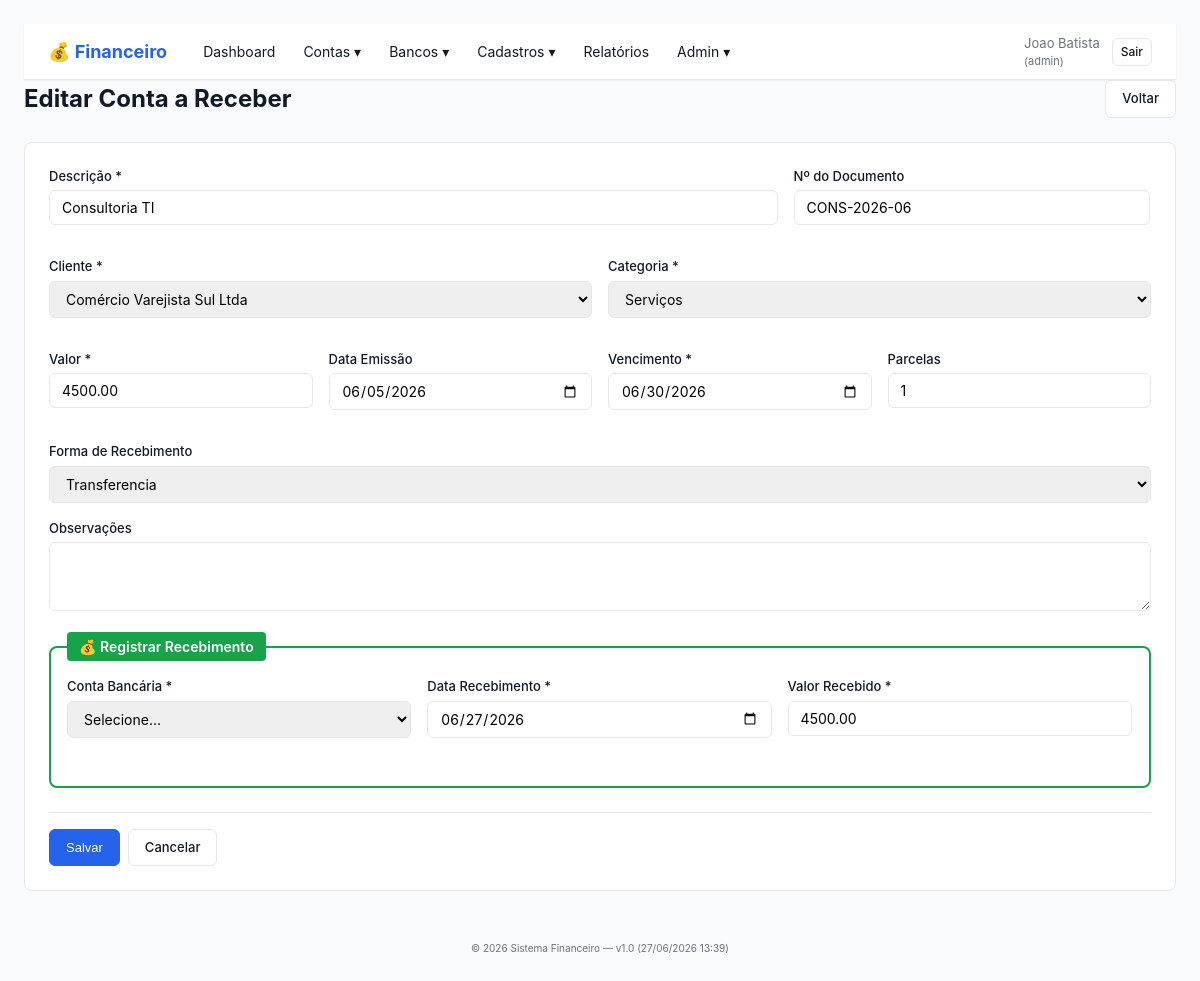
The page /conta_receber_form.php?id=2 (signed in) on the database its author committed.
### tables this page shows
CREATE TABLE contas_receber (
    id INT(11) NOT NULL AUTO_INCREMENT,
    empresa_id INT(11) NOT NULL,
    cliente_id INT(11) NOT NULL,
    categoria_id INT(11) NOT NULL,
    descricao VARCHAR(255) NOT NULL,
    numero_documento VARCHAR(100),
    valor DECIMAL(15,2) NOT NULL,
    data_emissao DATE NOT NULL,
    data_vencimento DATE NOT NULL,
    data_recebimento DATE NULL,
    valor_recebido DECIMAL(15,2) NULL,
    forma_recebimento ENUM('boleto','pix','transferencia','dinheiro','cartao','cheque','deposito','outros') DEFAULT 'boleto',
    conta_bancaria_id INT(11) NULL COMMENT 'Conta onde entrou o dinheiro (quando recebida)',
    status ENUM('pendente','aprovada','recebida','cancelada') NOT NULL DEFAULT 'pendente',
    parcelas INT(11) DEFAULT 1,
    parcela_atual INT(11) DEFAULT 1,
    conta_pai_id INT(11) NULL,
    observacoes TEXT,
    usuario_criacao_id INT(11) NOT NULL,
    usuario_aprovacao_id INT(11) NULL,
    usuario_recebimento_id INT(11) NULL,
    data_aprovacao DATETIME NULL,
    data_criacao TIMESTAMP DEFAULT CURRENT_TIMESTAMP,
    PRIMARY KEY (id),
    INDEX idx_empresa (empresa_id),
    INDEX idx_cliente (cliente_id),
    INDEX idx_categoria (categoria_id),
    INDEX idx_vencimento (data_vencimento),
    INDEX idx_status (status),
    INDEX idx_conta_pai (conta_pai_id),
    INDEX idx_conta_bancaria (conta_bancaria_id),
    FOREIGN KEY (empresa_id) REFERENCES empresas(id) ON DELETE CASCADE,
    FOREIGN KEY (cliente_id) REFERENCES clientes(id) ON DELETE RESTRICT,
    FOREIGN KEY (categoria_id) REFERENCES categorias(id) ON DELETE RESTRICT,
    FOREIGN KEY (conta_bancaria_id) REFERENCES contas_bancarias(id) ON DELETE SET NULL,
    FOREIGN KEY (conta_pai_id) REFERENCES contas_receber(id) ON DELETE CASCADE
);

CREATE TABLE clientes (
    id INT(11) NOT NULL AUTO_INCREMENT,
    empresa_id INT(11) NOT NULL,
    razao_social VARCHAR(200) NOT NULL,
    nome_fantasia VARCHAR(100),
    cpf_cnpj VARCHAR(20),
    tipo_pessoa ENUM('F','J') DEFAULT 'J' COMMENT 'F=Fisica, J=Juridica',
    endereco VARCHAR(255),
    cidade VARCHAR(100),
    uf CHAR(2),
    cep VARCHAR(10),
    telefone VARCHAR(20),
    email VARCHAR(150),
    contato VARCHAR(100),
    observacoes TEXT,
    ativo TINYINT(1) DEFAULT 1,
    data_criacao TIMESTAMP DEFAULT CURRENT_TIMESTAMP,
    PRIMARY KEY (id),
    INDEX idx_empresa (empresa_id),
    INDEX idx_razao_social (razao_social),
    INDEX idx_cpf_cnpj (cpf_cnpj),
    INDEX idx_ativo (ativo),
    FOREIGN KEY (empresa_id) REFERENCES empresas(id) ON DELETE CASCADE
);

CREATE TABLE categorias (
    id INT(11) NOT NULL AUTO_INCREMENT,
    empresa_id INT(11) NOT NULL,
    nome VARCHAR(100) NOT NULL,
    tipo ENUM('despesa','receita','ambos') DEFAULT 'despesa',
    cor VARCHAR(7) DEFAULT '#6c757d' COMMENT 'Cor em hex (#RRGGBB)',
    descricao VARCHAR(255),
    ativo TINYINT(1) DEFAULT 1,
    data_criacao TIMESTAMP DEFAULT CURRENT_TIMESTAMP,
    PRIMARY KEY (id),
    INDEX idx_empresa (empresa_id),
    INDEX idx_nome (nome),
    INDEX idx_tipo (tipo),
    FOREIGN KEY (empresa_id) REFERENCES empresas(id) ON DELETE CASCADE
);

### src/lib/Helper.php (called while the page is built, shortened)
<?php
function layout(string $titulo, string $view, array $vars = []): void
{
    extract($vars, EXTR_SKIP);
    require FINANCEIRO_SRC . '/views/layout/header.php';
    require FINANCEIRO_SRC . '/views/layout/navbar.php';
    require FINANCEIRO_SRC . '/views/' . $view;
    require FINANCEIRO_SRC . '/views/layout/footer.php';
}

### src/controllers/ContasReceberController.php (called while the page is built, shortened)
<?php
final class ContasReceberController
{
    public function form(): void
    {
        $id = (int)($_GET['id'] ?? 0);
        $conta = null;
        $empresaId = Auth::user()['empresa_id'];
        if ($id > 0) {
            $db = Database::getConnection();
            $stmt = $db->prepare('SELECT * FROM contas_receber WHERE id = ? AND empresa_id = ?');
            $stmt->execute([$id, $empresaId]);
            $conta = $stmt->fetch();
        }
        $clientes     = $this->listarClientes($empresaId);
        $categorias   = $this->listarCategorias($empresaId, true);
        $contasBanco  = $this->listarContasBancarias($empresaId);
        layout($conta ? 'Editar Conta a Receber' : 'Nova Conta a Receber', 'contas_receber/form.php', [
            'conta'        => $conta,
            'clientes'     => $clientes,
            'categorias'   => $categorias,
            'contasBanco'  => $contasBanco,
        ]);
    }
    private function listarClientes(int $empresaId): array
    {
        $db = Database::getConnection();
        $stmt = $db->prepare('SELECT id, razao_social, cpf_cnpj FROM clientes WHERE empresa_id = ? AND ativo = 1 ORDER BY razao_social');
        $stmt->execute([$empresaId]);
        return $stmt->fetchAll();
    }
    private function listarCategorias(int $empresaId, bool $receita = false): array
    {
        $db = Database::getConnection();
        $sql = 'SELECT id, nome, cor FROM categorias WHERE empresa_id = ? AND ativo = 1';
        if ($receita) {
            $sql .= ' AND tipo IN ("receita", "ambos")';
        }
        $sql .= ' ORDER BY nome';
        $stmt = $db->prepare($sql);
        $stmt->execute([$empresaId]);
        return $stmt->fetchAll();
    }
    private function listarContasBancarias(int $empresaId): array
    {
        $db = Database::getConnection();
        $stmt = $db->prepare('SELECT id, descricao, tipo, banco FROM contas_bancarias WHERE empresa_id = ? AND ativo = 1 ORDER BY descricao');
        $stmt->execute([$empresaId]);
        return $stmt->fetchAll();
    }
}

### public/conta_receber_form.php (called while the page is built, shortened)
<?php
(new ContasReceberController)->form();

### src/lib/Auth.php (called while the page is built, shortened)
<?php
final class Auth
{
    public static function perfilAtual(): string
    {
        foreach ($_SESSION['empresas'] as $emp) {
            if ((int)$emp['empresa_id'] === (int)$_SESSION['empresa_id']) {
                return $emp['perfil_na_empresa'];
            }
        }
        return '';
    }
    public static function isLogged(): bool
    {
        return isset($_SESSION['usuario_id']) && isset($_SESSION['empresa_id']);
    }
}

### src/lib/Permissao.php (called while the page is built, shortened)
<?php
final class Permissao
{
    public static function tem(string $capability): bool
    {
        $perfil = Auth::perfilAtual();
        return in_array($capability, self::CAPS[$perfil] ?? [], true);
    }
}

### src/views/contas_receber/form.php (the view, shortened to what this page needs)
<?php
$status = $conta['status'] ?? 'pendente';
?>
<div class="page-header">
    <h1><?= $conta ? 'Editar Conta a Receber' : 'Nova Conta a Receber' ?></h1>
    <a href="contas_receber.php" class="btn">Voltar</a>
</div>
<form method="post" action="conta_receber_salvar.php" class="form">
    <div class="row">
        <div class="form-group col-8">
            <label>Descrição *</label>
            <input type="text" name="descricao" required maxlength="255"
                   value="<?= htmlspecialchars($conta['descricao'] ?? '') ?>"
                   placeholder="Ex: Mensalidade junho, Venda produto X...">
        </div>
        <div class="form-group col-4">
            <label>Nº do Documento</label>
            <input type="text" name="numero_documento" maxlength="100"
                   value="<?= htmlspecialchars($conta['numero_documento'] ?? '') ?>">
        </div>
    </div>
    <div class="row">
        <div class="form-group col-6">
            <label>Cliente *</label>
            <select name="cliente_id" required>
                <?php foreach ($clientes as $c): ?>
                    <option value="<?= (int)$c['id'] ?>" <?= ($conta['cliente_id'] ?? 0) == $c['id'] ? 'selected' : '' ?>>
                        <?= htmlspecialchars($c['razao_social']) ?>
                    </option>
                <?php endforeach; ?>
            </select>
        </div>
        <div class="form-group col-6">
            <label>Categoria *</label>
            <select name="categoria_id" required>
                <?php foreach ($categorias as $cat): ?>
                    <option value="<?= (int)$cat['id'] ?>" <?= ($conta['categoria_id'] ?? 0) == $cat['id'] ? 'selected' : '' ?>>
                        <?= htmlspecialchars($cat['nome']) ?>
                    </option>
                <?php endforeach; ?>
            </select>
        </div>
    </div>
    <div class="row">
        <div class="form-group col-3">
            <label>Valor *</label>
            <input type="number" step="0.01" min="0.01" name="valor" required
                   value="<?= htmlspecialchars($conta['valor'] ?? '') ?>">
        </div>
        <div class="form-group col-3">
            <label>Data Emissão</label>
            <input type="date" name="data_emissao"
                   value="<?= htmlspecialchars($conta['data_emissao'] ?? date('Y-m-d')) ?>">
        </div>
        <div class="form-group col-3">
            <label>Vencimento *</label>
            <input type="date" name="data_vencimento" required
                   value="<?= htmlspecialchars($conta['data_vencimento'] ?? '') ?>">
        </div>
        <div class="form-group col-3">
            <label>Parcelas</label>
            <input type="number" min="1" max="48" name="parcelas"
                   value="<?= htmlspecialchars($conta['parcelas'] ?? 1) ?>"
                   <?= $conta ? 'readonly' : '' ?>>
        </div>
    </div>
    <div class="form-group col-6">
        <label>Forma de Recebimento</label>
        <select name="forma_recebimento">
            <?php
            $fp = $conta['forma_recebimento'] ?? 'boleto';
            $formas = ['boleto','pix','transferencia','dinheiro','cartao','cheque','deposito','outros'];
            foreach ($formas as $f): ?>
                <option value="<?= $f ?>" <?= $fp === $f ? 'selected' : '' ?>><?= ucfirst($f) ?></option>
            <?php endforeach; ?>
        </select>
    </div>
    <div class="form-group">
        <label>Observações</label>
        <textarea name="observacoes" rows="3"><?= htmlspecialchars($conta['observacoes'] ?? '') ?></textarea>
    </div>
    <?php if ($conta && in_array($status, ['pendente', 'aprovada'], true) && Permissao::tem('receber')): ?>
    <fieldset id="receber" class="payment-section">
        <legend>💰 Registrar Recebimento</legend>
        <div class="row">
            <div class="form-group col-4">
                <label>Conta Bancária *</label>
                <select name="conta_bancaria_id" required>
                    <option value="">Selecione...</option>
                </select>
            </div>
            <div class="form-group col-4">
                <label>Data Recebimento *</label>
                <input type="date" name="data_recebimento" value="<?= date('Y-m-d') ?>" required>
            </div>
            <div class="form-group col-4">
                <label>Valor Recebido *</label>
                <input type="number" step="0.01" name="valor_recebido" value="<?= htmlspecialchars($conta['valor']) ?>" required>
            </div>
        </div>
    </fieldset>
    <?php endif; ?>
    <div class="form-actions">
        <button type="submit" class="btn btn-primary">Salvar</button>
        <a href="contas_receber.php" class="btn">Cancelar</a>
    </div>
</form>

### public/assets/financeiro.css (style rules this page uses)
* { box-sizing: border-box; margin: 0; padding: 0; }
:root { --color-primary: #2563eb; --color-primary-dark: #1d4ed8; --color-success: #16a34a; --color-warning: #d97706; --color-danger: #dc2626; --color-info: #0891b2; --color-secondary: #6b7280; --color-bg: #f9fafb; --color-surface: #ffffff; --color-text: #111827; --color-text-muted: #6b7280; --color-border: #e5e7eb; --shadow-sm: 0 1px 2px 0 rgba(0,0,0,0.05); --shadow: 0 1px 3px 0 rgba(0,0,0,0.1), 0 1px 2px 0 rgba(0,0,0,0.06); }
body { font-family: -apple-system, BlinkMacSystemFont, "Segoe UI", Roboto, "Helvetica Neue", Arial, sans-serif; background: var(--color-bg); color: var(--color-text); line-height: 1.5; font-size: 14px; }
.page-header { display: flex; justify-content: space-between; align-items: center; margin-bottom: 24px; flex-wrap: wrap; gap: 12px; }
.page-header h1 { font-size: 24px; color: var(--color-text); }
.btn { padding: 8px 16px; border: 1px solid var(--color-border); border-radius: 6px; background: var(--color-surface); color: var(--color-text); cursor: pointer; text-decoration: none; font-size: 13px; font-weight: 500; transition: all 0.15s; display: inline-block; }
.btn-primary { background: var(--color-primary); border-color: var(--color-primary); color: white; }
.row { display: flex; flex-wrap: wrap; gap: 16px; margin-bottom: 16px; }
.row .col-3 { flex: 0 0 calc(25% - 12px); }
.row .col-4 { flex: 0 0 calc(33.33% - 11px); }
.row .col-6 { flex: 0 0 calc(50% - 8px); }
.row .col-8 { flex: 0 0 calc(66.66% - 6px); }
.form { background: var(--color-surface); border: 1px solid var(--color-border); border-radius: 8px; padding: 24px; margin-bottom: 24px; }
.form-group { margin-bottom: 16px; }
.form-group label { display: block; margin-bottom: 4px; font-size: 13px; font-weight: 500; color: var(--color-text); }
.form-group input, .form-group select, .form-group textarea { width: 100%; padding: 8px 12px; border: 1px solid var(--color-border); border-radius: 6px; font-size: 14px; font-family: inherit; }
.form-actions { display: flex; gap: 8px; margin-top: 24px; padding-top: 16px; border-top: 1px solid var(--color-border); }
fieldset.payment-section { border: 2px solid var(--color-success); border-radius: 8px; padding: 16px; margin: 16px 0; }
fieldset.payment-section legend { padding: 4px 12px; background: var(--color-success); color: white; border-radius: 4px; font-weight: 600; }

### rows shown on the page
contas_receber: descricao "Consultoria TI", numero_documento "CONS-2026-06", cliente_id "Comércio Varejista Sul Ltda", categoria_id "Serviços", valor "4500.00", data_emissao "06/05/2026", data_vencimento "06/30/2026", parcelas "1", forma_recebimento "Transferencia", valor_recebido "4500.00"

### other values the page prints
$usuario['nome'] "Joao Batista"
$perfil "admin"
